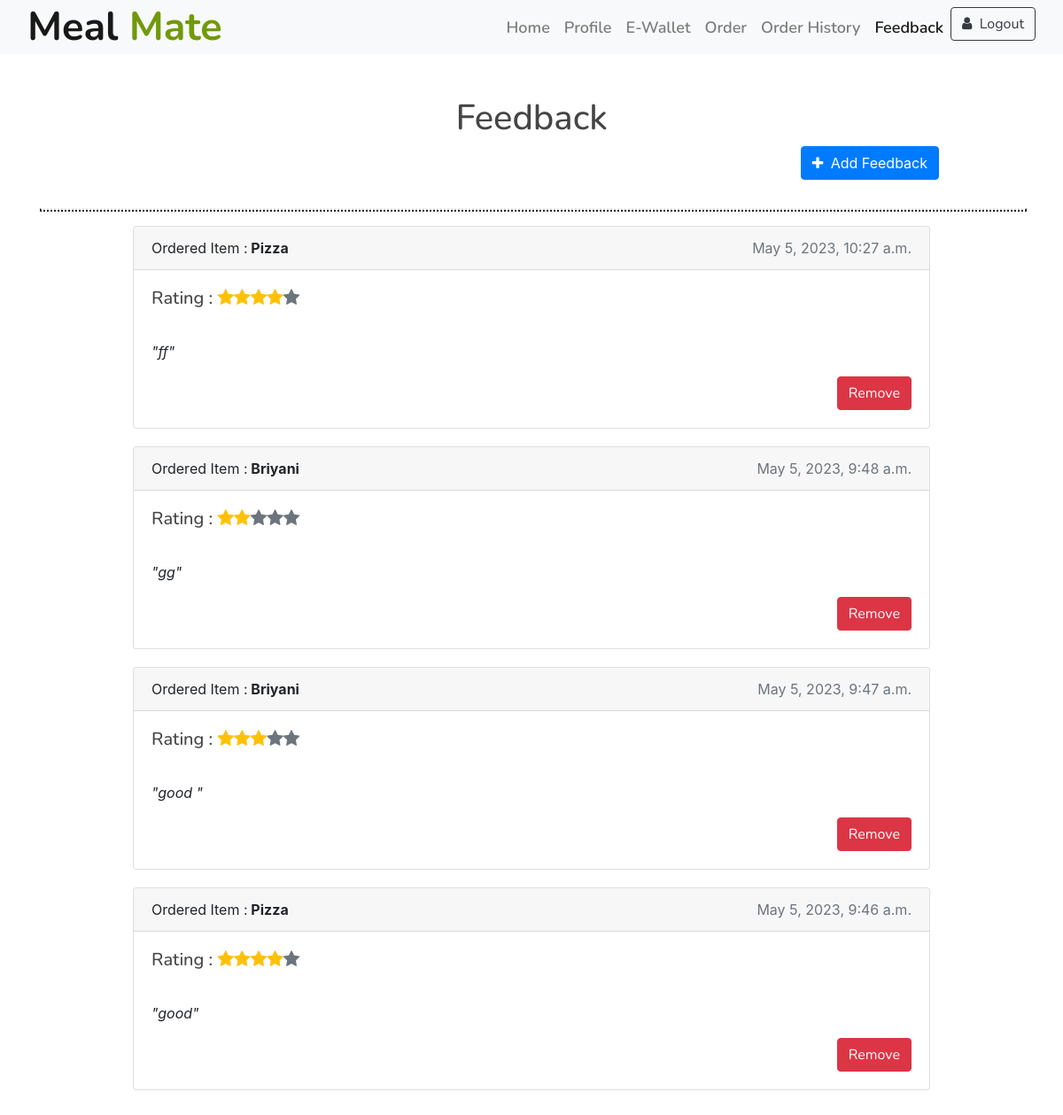
Before: /feedbackmenu/ (signed in) with the older database file.
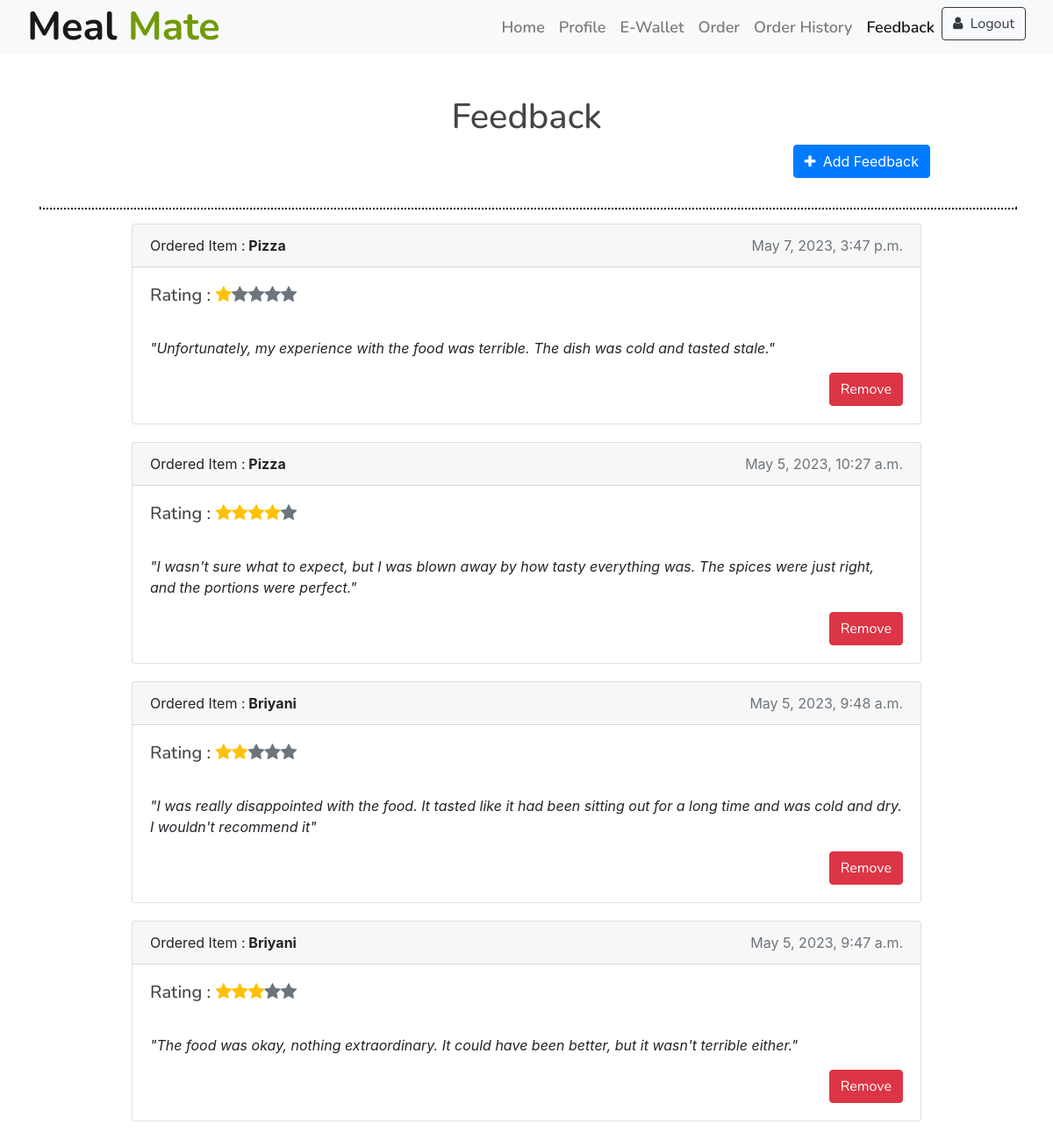
After: the same page with the newer database file.
### accounts/models.py (models this page shows)
class Feedback(models.Model):
    feedback_id = models.AutoField(primary_key=True)
    studentid = models.ForeignKey(Student, on_delete=models.CASCADE)
    itemid = models.ForeignKey(MenuItem, on_delete=models.CASCADE)
    comment = models.CharField(max_length=255)
    rating = models.IntegerField()
    submission_time = models.DateTimeField()

class MenuItem(models.Model):
    menuid = models.AutoField(primary_key=True)
    item_name = models.CharField(max_length=255)
    description = models.TextField()
    quantity = models.IntegerField()
    price = models.DecimalField(max_digits=10, decimal_places=2)
    images = models.ImageField(upload_to='images',  default='')

### accounts/views.py (the view)
# urls.py: path('feedbackmenu/', views.feedbackmenu, name='feedbackmenu'),
def feedbackmenu(request):
    student_id = request.session.get('studentid')
    orders = Order.objects.filter(studentid=student_id)
    items = []
    for order in orders:
        items += [order.item1, order.item2, order.item3, order.item4, order.item5]
    items = list(set(filter(None, items)))
    feedbacks = Feedback.objects.filter(studentid=student_id).order_by('-submission_time')
    return render(request, 'feedback.html', {'feedbacks': feedbacks, 'items': items})

### templates/feedback.html (shortened to what this page needs)
{%load static%}
<!DOCTYPE html>
<html lang="en">
<head>
  <link href="https://cdn.jsdelivr.net/npm/bootstrap-icons@1.5.0/font/bootstrap-icons.css" rel="stylesheet">
  <link href="https://stackpath.bootstrapcdn.com/bootstrap/4.4.1/css/bootstrap.min.css" rel="stylesheet">
  <link href="https://cdnjs.cloudflare.com/ajax/libs/font-awesome/5.10.0/css/all.min.css" rel="stylesheet">
  <link href="{% static 'lib/animate/animate.min.css'%}" rel="stylesheet">
  <link href="{% static 'lib/owlcarousel/assets/owl.carousel.min.css'%}" rel="stylesheet">
  <link href="{% static 'lib/flaticon/font/flaticon.css'%}" rel="stylesheet">
  <link href="{% static 'lib/tempusdominus/css/tempusdominus-bootstrap-4.min.css'%}" rel="stylesheet" />
  <link
  rel="stylesheet"
  href="https://cdnjs.cloudflare.com/ajax/libs/font-awesome/6.2.1/css/all.min.css"
/>
  <link href="{% static 'css/style.css'%}" rel="stylesheet">
  <link rel="stylesheet" type="text/css"
    href="https://stackpath.bootstrapcdn.com/bootstrap/4.3.1/css/bootstrap.min.css">
  <link rel="stylesheet" href="https://stackpath.bootstrapcdn.com/font-awesome/4.7.0/css/font-awesome.min.css">
</head>
<body>
  <div class="navbar navbar-expand-lg bg-light navbar-light">
    <div class="container-fluid">
      <a href="#" class="navbar-brand">Meal <span>Mate</span></a>
      <div class="collapse navbar-collapse justify-content-between" id="navbarCollapse">
        <div class="navbar-nav ml-auto">
          <a href="{% url 'index' %}" class="nav-item nav-link ">Home</a>
          <a href="{% url 'profile' %}" class="nav-item nav-link">Profile</a>
          <a href="{% url 'ewallet'%}" class="nav-item nav-link">E-Wallet</a>
          <a href="{% url 'menushowstudent' %}" class="nav-item nav-link">Order</a>
          <a href="{% url 'order_history_student' %}" class="nav-item nav-link">Order History</a>
          <a href="{% url 'feedbackmenu' %}" class="nav-item nav-link active">Feedback</a>
          <a href="{% url 'login' %}">
            <button type="button" class="btn btn-outline-dark">
              <i class="fa fa-user mr-1" aria-hidden="true"></i> Logout
            </button></a>
        </div>
      </div>
    </div>
  </div>
  <div class="container py-5">
    <div class="row">
      <div class="col-lg-10 mx-auto col-12 text-center mb-3">
        <h1 class="mt-0 text-black">Feedback</h1>
          <button type="button" class="btn btn-primary cart-btn" data-toggle="modal" data-target="#feedbackModal">
            <i class="fa fa-plus mr-1" aria-hidden="true"></i> Add Feedback
          </button>
      </div>
      <div class="container">
        <hr class="accent my-6" style="border-width: 2px; border-style: dotted; width: 100%;">
        <div class="row justify-content-center">
          {% for feedback in feedbacks %}
          <div class="card" style="width: 900px;">
            <div class="card-header">
              <span class="float-right text-muted">{{ feedback.submission_time }}</span> Ordered Item :<b>
              {{ feedback.itemid.item_name }}</b>
            </div>
            <div class="card-body">
              <h5 class="card-title"> Rating :
                <span class="stars" id="stars-{{ feedback.feedback_id }}"> </span>
              </h5><br>
              <p class="card-text"><em>"{{ feedback.comment }}"</em></p>
              <a href="{% url 'remove_feedback' feedback.feedback_id %}" class="btn btn-danger float-right">Remove</a>
            </div>
          </div>
        {% endfor %}
        </div>
    </div>
  </div>
</body>
</html>

Changed rows visible on the page:
removed Feedback: submission_time "May 5, 2023, 9:46 a.m.", itemid.item_name "Pizza", comment "good"
added Feedback: submission_time "May 7, 2023, 3:47 p.m.", itemid.item_name "Pizza", comment "Unfortunately, my experience with the food was terrible. The dish was cold and tasted stale."
changed Feedback: comment "ff" → "I wasn't sure what to expect, but I was blown away by how tasty everything was. The spices were just right, and the portions were perfect."
changed Feedback: comment "gg" → "I was really disappointed with the food. It tasted like it had been sitting out for a long time and was cold and dry. I wouldn't recommend it"
changed Feedback: comment "good" → "The food was okay, nothing extraordinary. It could have been better, but it wasn't terrible either."
